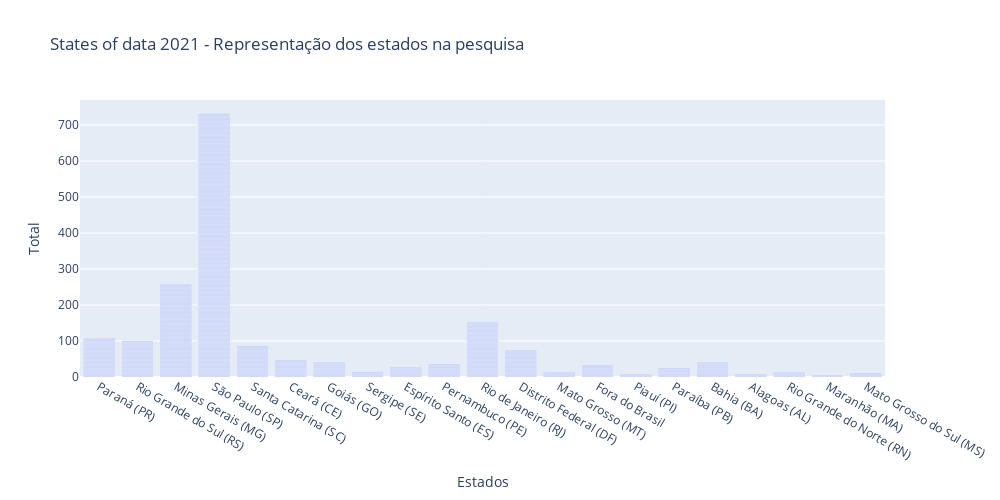

Notebook cell for this chart:
### Code cell
#px.bar()
px.bar(data_frame=datahacker, x="('P1_e ', 'Estado onde mora')", 
title='States of data 2021 - Representação dos estados na pesquisa', 
labels={"('P1_e ', 'Estado onde mora')":'Estados', 'count': 'Total'}, 
height=500,
width=1000)

### Figure 1 — Plotly figure (JSON) as saved in the notebook; plotly's stock layout.template omitted (floating-point values rounded to 4 significant figures; data arrays with more than 128 entries replaced by an {"elided": "..."} marker saying what was removed)
{"data": [{"alignmentgroup": "True", "hovertemplate": "Estados=%{x}<br>Total=%{y}<extra></extra>", "legendgroup": "", "marker": {"color": "#636efa", "pattern": {"shape": ""}}, "name": "", "offsetgroup": "", "orientation": "v", "showlegend": false, "textposition": "auto", "type": "bar", "x": {"elided": "1825 str values"}, "xaxis": "x", "y": {"elided": "1825 int values"}, "yaxis": "y"}], "layout": {"barmode": "relative", "height": 500, "legend": {"tracegroupgap": 0}, "title": {"text": "States of data 2021 - Representação dos estados na pesquisa"}, "width": 1000, "xaxis": {"anchor": "y", "domain": [0, 1], "title": {"text": "Estados"}}, "yaxis": {"anchor": "x", "domain": [0, 1], "title": {"text": "Total"}}}}
